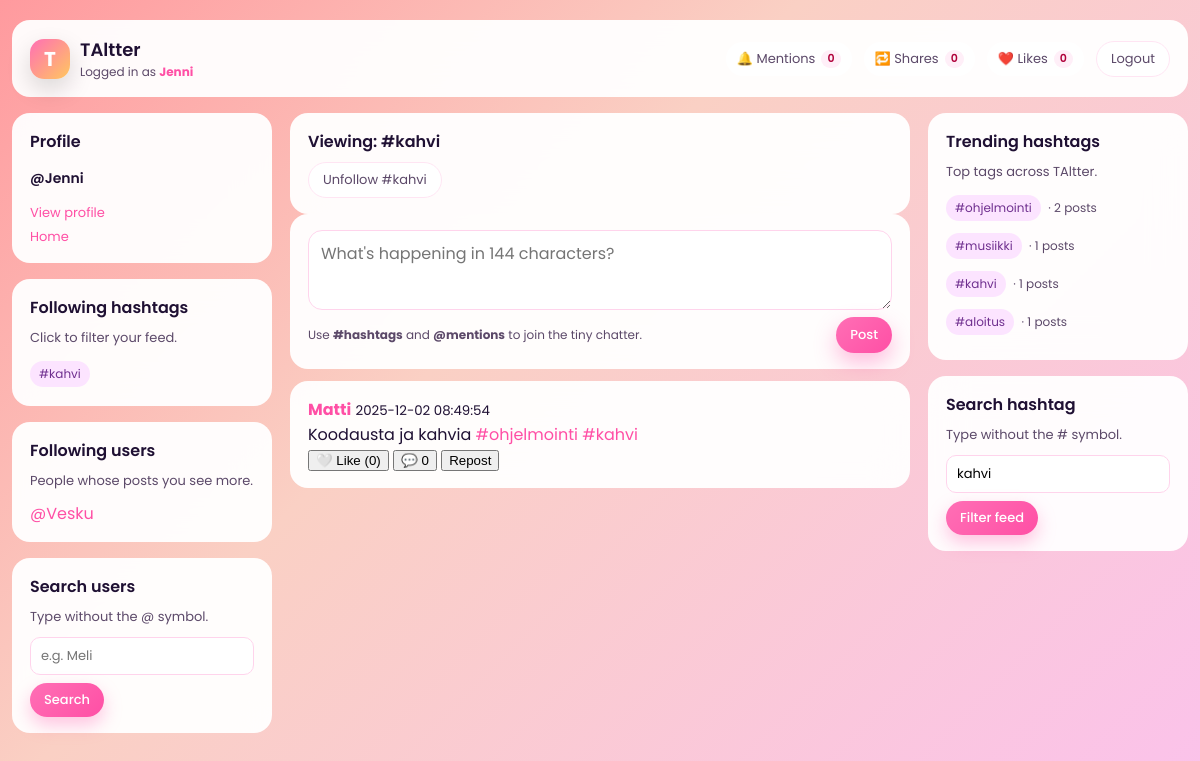
/iteration/index.php?hashtag=kahvi (signed in), run on an earlier commit of the app's database.
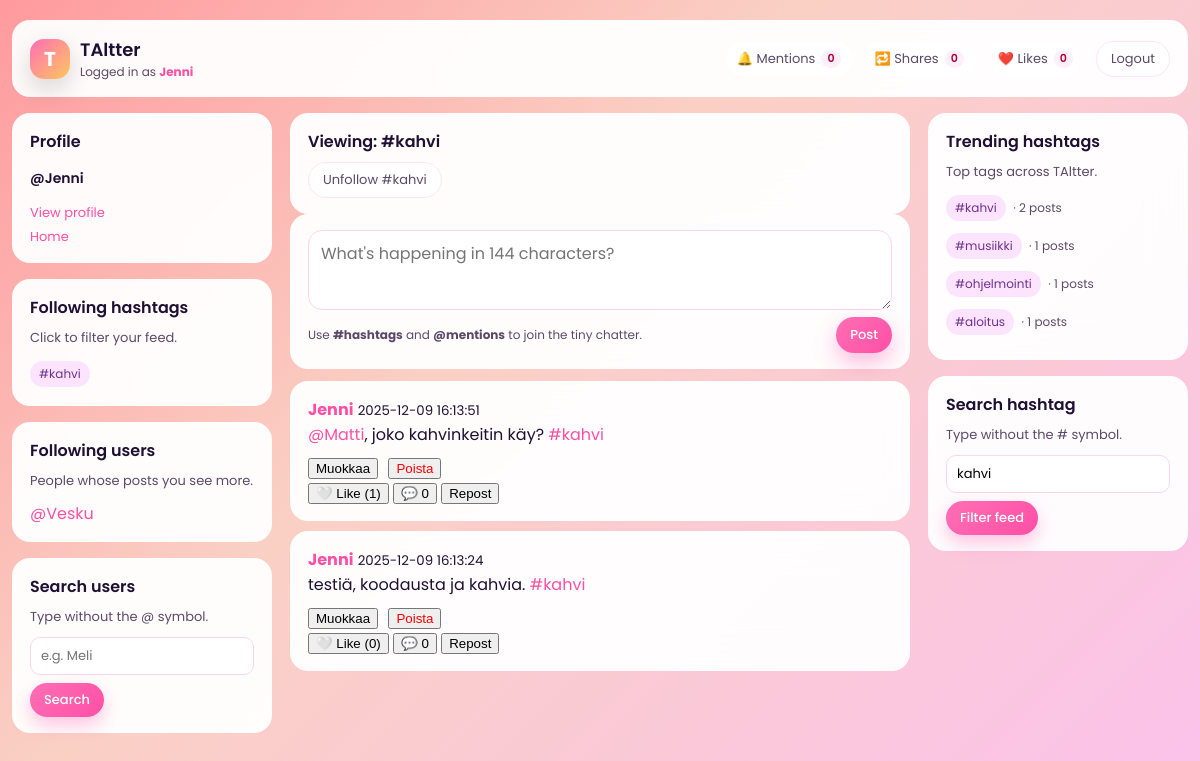
And on a later commit of the database.
### tables this page shows
CREATE TABLE `hashtags` (
  `hashtag_id` int(11) NOT NULL,
  `tag_name` varchar(50) NOT NULL
);

CREATE TABLE `users` (
  `user_id` int(11) NOT NULL,
  `username` varchar(50) NOT NULL,
  `email` varchar(100) NOT NULL,
  `password_hash` varchar(255) NOT NULL,
  `bio` text DEFAULT NULL,
  `profile_picture_url` varchar(255) DEFAULT NULL,
  `created_at` timestamp NOT NULL DEFAULT current_timestamp(),
  `last_seen_mentions` datetime DEFAULT NULL,
  `last_seen_shares` datetime DEFAULT NULL,
  `last_seen_likes` datetime DEFAULT NULL
);

CREATE TABLE `posts` (
  `post_id` int(11) NOT NULL,
  `user_id` int(11) NOT NULL,
  `content` varchar(144) NOT NULL,
  `created_at` timestamp NOT NULL DEFAULT current_timestamp(),
  `edited_at` datetime DEFAULT NULL
);

### iteration/config.php (called while the page is built, shortened)
<?php
function current_user_id() {
    return $_SESSION['user_id'] ?? null;
}
function current_username() {
    return $_SESSION['username'] ?? null;
}
?>

### iteration/fetch_posts.php (the view, shortened to what this page needs)
<?php
require_once 'config.php';
$hashtag = $_GET['hashtag'] ?? null;
$currentUserId = current_user_id();
if ($hashtag) {
    $sql = "
        SELECT
            p.post_id,
            p.content,
            p.created_at,
            p.edited_at,
            p.user_id,
            u.username,
            u.profile_picture_url,
            NULL AS reposted_by,
            (SELECT COUNT(*) FROM likes WHERE post_id = p.post_id) AS like_count,
            EXISTS(SELECT 1 FROM likes WHERE post_id = p.post_id AND user_id = ?) AS user_has_liked
        FROM posts p
        JOIN users u ON p.user_id = u.user_id
        JOIN post_hashtags ph ON ph.post_id = p.post_id
        JOIN hashtags h ON h.hashtag_id = ph.hashtag_id
        WHERE h.tag_name = ?
        ORDER BY p.created_at DESC
        LIMIT 100
    ";
    $stmt = $mysqli->prepare($sql);
    $stmt->bind_param("is", $currentUserId, $hashtag);
}
$stmt->execute();
$res = $stmt->get_result();
while ($row = $res->fetch_assoc()) {
    $content = htmlspecialchars($row['content']);
    $content = preg_replace('/#([A-Za-z0-9_åäöÅÄÖ\-]+)/u', '<a href="index.php?hashtag=$1">#$1</a>', $content);
    $content = preg_replace('/@([A-Za-z0-9_]+)/', '<a href="profile.php?u=$1">@$1</a>', $content);
    $isOwnPost = ($row['user_id'] == $currentUserId);
    $editedLabel = $row['edited_at'] ? '<small style="color:#999;margin-left:6px;">(muokattu)</small>' : '';
    $likeIcon = $row['user_has_liked'] ? '❤️' : '🤍';
    $likeText = $row['user_has_liked'] ? 'Unlike' : 'Like';
    $likeCount = $row['like_count'];
    $commentCount = isset($row['comment_count']) ? (int)$row['comment_count'] : 0;
    echo "<div class='card' id='post-{$row['post_id']}'>";
    echo "
      <div class='card-header'>
        <strong><a href='profile.php?u={$row['username']}'>".htmlspecialchars($row['username'])."</a></strong>
        <small>{$row['created_at']}</small> {$editedLabel}
      </div>
      <div class='post-content-{$row['post_id']}'>$content</div>
    ";
    if ($isOwnPost) {
        $rawContent = htmlspecialchars(addslashes($row['content']));
        echo "
        <div style='margin-top:8px;'>
            <button onclick=\"editPost({$row['post_id']}, '{$rawContent}')\">Muokkaa</button>
            <button onclick=\"deletePost({$row['post_id']})\" style='color:red;margin-left:6px;'>Poista</button>
        </div>";
    }
    echo "
      <div class='card-actions'>
        <button onclick='toggleLike({$row['post_id']}, this)' id='like-btn-{$row['post_id']}'>
          <span id='like-icon-{$row['post_id']}'>{$likeIcon}</span>
          <span id='like-text-{$row['post_id']}'>{$likeText}</span>
          (<span id='like-count-{$row['post_id']}'>{$likeCount}</span>)
        </button>
        <button type='button' onclick='openComments({$row['post_id']})' id='comment-btn-{$row['post_id']}'>
          💬 <span id='comment-count-{$row['post_id']}'>{$commentCount}</span>
        </button>
        <form method='post' action='repost.php' style='display:inline;'>
          <input type='hidden' name='post_id' value='{$row['post_id']}'>
          <button>Repost</button>
        </form>
      </div>
      <div class='comment-panel' id='comment-panel-{$row['post_id']}' style='display:none;margin-top:8px;'>
        <div id='comment-list-{$row['post_id']}' style='margin-bottom:8px;'></div>
        <div>
          <input type='text' id='comment-input-{$row['post_id']}' placeholder='Kirjoita kommentti' maxlength='144' style='width:75%'>
          <button type='button' onclick='postComment({$row['post_id']})'>Lähetä</button>
        </div>
      </div>
    </div>";
}

### iteration/index.php (shortened to what this page needs)
<?php
require_once 'config.php';
$filterHashtag = $_GET['hashtag'] ?? null;
$filterUser = $_GET['user'] ?? null;
$uid = current_user_id();
$like = '%@'.current_username().'%';
?>
<!doctype html>
<html lang="en">
<head>
</head>
<body>
<div class="app-shell">
    <div class="card">
        <div class="card-inner topbar">
            <div class="topbar-left">
                <div class="logo-badge">T</div>
                <div class="app-title">
                    <span>TAltter</span>
                    <span class="logged-in-as">
                        Logged in as <strong><?= htmlspecialchars(current_username()) ?></strong>
                    </span>
                </div>
            </div>
            <div class="topbar-right">
                <?php
                $stmt = $mysqli->prepare("
                    SELECT COUNT(*) AS cnt
                    FROM posts p
                    WHERE p.content LIKE ?
                    AND p.user_id != ?
                    AND p.created_at > IFNULL(
                        (SELECT last_seen_mentions FROM users WHERE user_id = ?),
                        '1970-01-01'
                    )
                ");
                $stmt->bind_param("sii",$like,$uid,$uid);
                $stmt->execute();
                $m = $stmt->get_result()->fetch_assoc()['cnt'];
                $stmt = $mysqli->prepare("
                    SELECT COUNT(*) AS cnt
                    FROM reposts r
                    JOIN posts p ON r.post_id = p.post_id
                    WHERE p.user_id = ?
                    AND r.created_at > IFNULL(
                        (SELECT last_seen_shares FROM users WHERE user_id = ?),
                        '1970-01-01'
                    )
                ");
                $stmt->bind_param("ii",$uid,$uid);
                $stmt->execute();
                $s = $stmt->get_result()->fetch_assoc()['cnt'];
                $stmt = $mysqli->prepare("
                    SELECT COUNT(*) AS cnt
                    FROM likes l
                    JOIN posts p ON l.post_id = p.post_id
                    WHERE p.user_id = ?
                    AND l.created_at > IFNULL(
                        (SELECT last_seen_likes FROM users WHERE user_id = ?),
                        '1970-01-01'
                    )
                ");
                $stmt->bind_param("ii",$uid,$uid);
                $stmt->execute();
                $lk = $stmt->get_result()->fetch_assoc()['cnt'];
                ?>
                <div class="dropdown">
                    <a href="#" class="dropdown-toggle" onclick="toggleDropdown('mentions', this);return false;">
                        <span>🔔 Mentions</span>
                        <span class="badge"><?= $m ?></span>
                    </a>
                </div>
                <div class="dropdown">
                    <a href="#" class="dropdown-toggle" onclick="toggleDropdown('shares', this);return false;">
                        <span>🔁 Shares</span>
                        <span class="badge"><?= $s ?></span>
                    </a>
                </div>
                <div class="dropdown">
                    <a href="#" class="dropdown-toggle" onclick="toggleDropdown('likes', this);return false;">
                        <span>❤️ Likes</span>
                        <span class="badge"><?= $lk ?></span>
                    </a>
                </div>
                <a href="logout.php" class="btn-outline">Logout</a>
            </div>
        </div>
    </div>
    <div class="layout-grid">
        <aside class="left-column">
            <div class="card">
                <div class="card-inner">
                    <h3 class="sidebar-heading">Profile</h3>
                    <p class="profile-handle">@<?= htmlspecialchars(current_username()) ?></p>
                    <div class="sidebar-links">
                        <a href="profile.php?u=<?= urlencode(current_username()) ?>">View profile</a>
                        <a href="index.php">Home</a>
                    </div>
                </div>
            </div>
            <div class="card">
                <div class="card-inner">
                    <h4 class="sidebar-heading">Following hashtags</h4>
                    <p class="sidebar-sub">Click to filter your feed.</p>
                    <div>
                        <?php
                        $stmt = $mysqli->prepare("SELECT h.tag_name FROM followed_hashtags fh JOIN hashtags h ON fh.hashtag_id=h.hashtag_id WHERE fh.user_id = ? LIMIT 10");
                        $stmt->bind_param('i',$uid);
                        $stmt->execute();
                        $r=$stmt->get_result();
                        while($row=$r->fetch_assoc()){
                            echo '<a class="tag-chip" href="index.php?hashtag='.urlencode($row['tag_name']).'">#'.htmlspecialchars($row['tag_name']).'</a>';
                        }
                        ?>
                    </div>
                </div>
            </div>
            <div class="card">
                <div class="card-inner">
                    <h4 class="sidebar-heading">Following users</h4>
                    <p class="sidebar-sub">People whose posts you see more.</p>
                    <div>
                    <?php
                    $stmt = $mysqli->prepare("
                        SELECT u.username
                        FROM follows f
                        JOIN users u ON f.following_id = u.user_id
                        WHERE f.follower_id = ?
                        ORDER BY f.created_at DESC
                        LIMIT 10
                    ");
                    $stmt->bind_param('i',$uid);
                    $stmt->execute();
                    $r=$stmt->get_result();
                    if($r->num_rows > 0) {
                        while($row=$r->fetch_assoc()){
                        echo '<div><a href="profile.php?u='.urlencode($row['username']).'">@'.htmlspecialchars($row['username']).'</a></div>';
                    }
                    } else {
                        echo '<div style="color:#999;font-size:90%;">Not following anyone yet</div>';
                    }
                    ?>
                    </div>
                </div>
            </div>
                        <div class="card">
                <div class="card-inner">
                    <h4 class="sidebar-heading">Search users</h4>
                    <p class="sidebar-sub">Type without the @ symbol.</p>
                    <form method="get" action="index.php" class="search-form">
                        <input
                            name="user"
                            placeholder="e.g. Meli"
                            value="<?= htmlspecialchars($filterUser ?? '') ?>">
                        <button type="submit">Search</button>
                    </form>
                </div>
            </div>
        </aside>
        <main>
            <?php if ($filterHashtag): ?>
                <div class="card">
                    <div class="card-inner">
                        <h3 class="sidebar-heading">Viewing: #<?= htmlspecialchars($filterHashtag) ?></h3>
                        <?php
                        $stmt = $mysqli->prepare("
                            SELECT COUNT(*) as is_following
                            FROM followed_hashtags fh
                            JOIN hashtags h ON fh.hashtag_id = h.hashtag_id
                            WHERE fh.user_id = ? AND h.tag_name = ?
                        ");
                        $stmt->bind_param("is", $uid, $filterHashtag);
                        $stmt->execute();
                        $isFollowingHashtag = $stmt->get_result()->fetch_assoc()['is_following'] > 0;
                        ?>
                        <?php if ($isFollowingHashtag): ?>
                            <form method="post" action="follow_hashtag.php" style="margin-top:8px;">
                                <button type="submit" class="btn-outline">Unfollow #<?= htmlspecialchars($filterHashtag) ?></button>
                            </form>
                        <?php endif; ?>
                    </div>
                </div>
            <?php endif; ?>
            <div class="card">
                <div class="card-inner post-composer">
                    <form method="post" action="post.php">
                        <textarea
                            name="content"
                            maxlength="144"
                            placeholder="What's happening in 144 characters?"></textarea>
                        <div class="post-composer-footer">
                            <span>Use <strong>#hashtags</strong> and <strong>@mentions</strong> to join the tiny chatter.</span>
                            <button class="btn-pill" type="submit">Post</button>
                        </div>
                    </form>
                </div>
            </div>
            <div id="feed">
                <?php include 'fetch_posts.php'; ?>
            </div>
        </main>
        <aside class="right-column">
            <div class="card">
                <div class="card-inner">
                    <h4 class="sidebar-heading">Trending hashtags</h4>
                    <p class="sidebar-sub">Top tags across TAltter.</p>
                    <div class="trending-list">
                        <?php
                        $q = "SELECT h.tag_name, COUNT(*) AS cnt
                              FROM post_hashtags ph
                              INNER JOIN hashtags h ON ph.hashtag_id = h.hashtag_id
                              WHERE h.tag_name <> ''
                              GROUP BY h.tag_name
                              HAVING cnt > 0
                              ORDER BY cnt DESC
                              LIMIT 10";
                        $r = $mysqli->query($q);
                        while ($row = $r->fetch_assoc()) {
                            echo '<div>
                                    <a class="tag-chip" href="index.php?hashtag='.urlencode($row['tag_name']).'">#'.htmlspecialchars($row['tag_name']).'</a>
                                    <span class="trending-count">· '.$row['cnt'].' posts</span>
                                </div>';
                        }
                        ?>
                    </div>
                </div>
            </div>
            <div class="card">
                <div class="card-inner">
                    <h4 class="sidebar-heading">Search hashtag</h4>
                    <p class="sidebar-sub">Type without the # symbol.</p>
                    <form method="get" action="index.php" class="search-form">
                        <input
                            name="hashtag"
                            placeholder="e.g. school"
                            value="<?= htmlspecialchars($filterHashtag) ?>">
                        <button type="submit">Filter feed</button>
                    </form>
                </div>
            </div>
        </aside>
    </div>
</div>
</body>
</html>

What changed in the data, as far as the page shows it:
removed posts: user.username "Matti", created_at "2025-12-02 08:49:54", content "Koodausta ja kahvia #ohjelmointi #kahvi", likeIcon "🤍", likeText "Like", likeCount "0", commentCount "0"
added posts: user.username "Jenni", created_at "2025-12-09 16:13:51", content "@Matti , joko kahvinkeitin käy? #kahvi", likeIcon "🤍", likeText "Like", likeCount "1", commentCount "0"
added posts: user.username "Jenni", created_at "2025-12-09 16:13:24", content "testiä, koodausta ja kahvia. #kahvi", likeIcon "🤍", likeText "Like", likeCount "0", commentCount "0"
Also different on the page:
new list line: "# kahvi · 2 posts"
new list line: "# ohjelmointi · 1 posts"
list line gone: "# ohjelmointi · 2 posts"
list line gone: "# kahvi · 1 posts"
